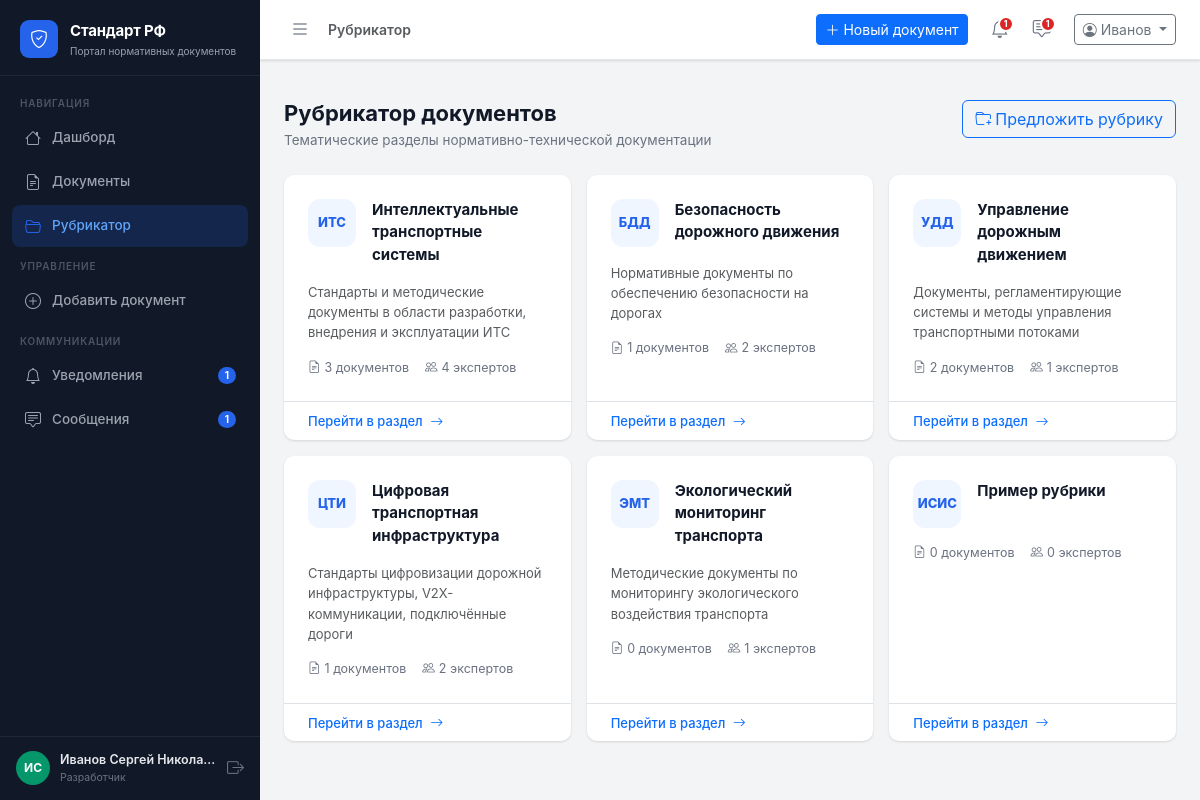
/rubrics/ (signed in), run on the app's committed database.
### app/models.py (models this page shows)
class User(db.Model):
    __tablename__ = 'users'
    id           = db.Column(db.Integer, primary_key=True)
    username     = db.Column(db.String(80), unique=True, nullable=False)
    email        = db.Column(db.String(120), unique=True, nullable=False)
    password     = db.Column(db.String(200), nullable=False, default='demo123')
    role         = db.Column(db.String(20), nullable=False)   # admin | org | expert
    full_name    = db.Column(db.String(200))
    organization = db.Column(db.String(300))
    position     = db.Column(db.String(200))
    created_at   = db.Column(db.DateTime, default=datetime.utcnow)
    phone        = db.Column(db.String(20))
    is_active    = db.Column(db.Boolean, default=True)
    org_id       = db.Column(db.Integer, db.ForeignKey('users.id'), nullable=True)
    rubric_id    = db.Column(db.Integer, db.ForeignKey('rubrics.id'), nullable=True)
    documents     = db.relationship('Document', backref='author', lazy=True,
                                    foreign_keys='Document.author_id')
    comments      = db.relationship('Comment', backref='author', lazy=True)
    notifications = db.relationship('Notification', backref='user', lazy=True)
    def get_initials(self):
        if self.full_name:
            parts = self.full_name.split()
            if len(parts) >= 2:
                return f"{parts[0][0]}{parts[1][0]}".upper()
            return self.full_name[:2].upper()
        return self.username[:2].upper()
    def role_label(self):
        return {'admin': 'Сис. администратор', 'org': 'Разработчик', 'organization': 'Организация', 'expert': 'Эксперт'}.get(self.role, self.role)
    def unread_notifications(self):
        return Notification.query.filter_by(user_id=self.id, is_read=False).count()
    def unread_messages(self):
        return Message.query.filter_by(receiver_id=self.id, is_read=False).count()

class Rubric(db.Model):
    __tablename__ = 'rubrics'
    id          = db.Column(db.Integer, primary_key=True)
    code        = db.Column(db.String(20), unique=True, nullable=False)
    name        = db.Column(db.String(200), nullable=False)
    description = db.Column(db.Text)
    created_at  = db.Column(db.DateTime, default=datetime.utcnow)
    documents = db.relationship('Document', backref='rubric', lazy=True)
    def expert_count(self):
        return RubricExpert.query.filter_by(rubric_id=self.id).count()
    def document_count(self):
        return Document.query.filter_by(rubric_id=self.id).count()

### app/routes/rubrics.py (the view)
@rubrics_bp.route('/')
@login_required
def index():
    user    = get_current_user()
    rubrics = Rubric.query.all()
    return render_template('rubrics/index.html', rubrics=rubrics, user=user)

### app/utils.py (called while the page is built)
def login_required(f):
    @wraps(f)
    def decorated(*args, **kwargs):
        if 'user_id' not in session:
            return redirect(url_for('auth.login'))
        return f(*args, **kwargs)
    return decorated

def get_current_user():
    if 'user_id' in session:
        return User.query.get(session['user_id'])
    return None

### app/templates/rubrics/index.html (shortened to what this page needs)
{% extends 'base.html' %}
{% block page_title %}Рубрикатор{% endblock %}
{% block content %}
<div class="page-header d-flex align-items-start justify-content-between">
  <div>
    <h1>Рубрикатор документов</h1>
    <p>Тематические разделы нормативно-технической документации</p>
  </div>
  {% if user.role == 'org' %}
  <button class="btn btn-outline-primary" data-bs-toggle="modal" data-bs-target="#proposeRubricModal">
    <i class="bi bi-folder-plus me-1"></i>Предложить рубрику
  </button>
  {% endif %}
</div>
<div class="row g-3">
  {% for rubric in rubrics %}
  <div class="col-sm-6 col-xl-4">
    <a href="{{ url_for('rubrics.detail', rubric_id=rubric.id) }}"
       class="card text-decoration-none h-100" style="transition:box-shadow .18s,transform .18s;"
       onmouseover="this.style.boxShadow='0 4px 16px rgba(0,0,0,.1)';this.style.transform='translateY(-2px)'"
       onmouseout="this.style.boxShadow='';this.style.transform=''">
      <div class="card-body p-4">
        <div class="d-flex align-items-start gap-3 mb-3">
          <div style="width:48px;height:48px;background:#eff6ff;border-radius:12px;
                      display:flex;align-items:center;justify-content:center;
                      font-size:13px;font-weight:800;color:#2563eb;flex-shrink:0;">
            {{ rubric.code }}
          </div>
          <div>
            <div class="fw-bold" style="font-size:15px;color:#111827;">{{ rubric.name }}</div>
          </div>
        </div>
        {% if rubric.description %}
        <p class="text-muted mb-3" style="font-size:13px;line-height:1.55;">
          {{ rubric.description | truncate(110) }}
        </p>
        {% endif %}
        <div class="d-flex gap-3 mt-auto" style="font-size:12.5px;color:#6b7280;">
          <span><i class="bi bi-file-earmark-text me-1"></i>{{ rubric.document_count() }} документов</span>
          <span><i class="bi bi-people me-1"></i>{{ rubric.expert_count() }} экспертов</span>
        </div>
      </div>
      <div class="card-footer bg-transparent border-top py-2 px-4">
        <span class="text-primary" style="font-size:13px;font-weight:500;">
          Перейти в раздел <i class="bi bi-arrow-right ms-1"></i>
        </span>
      </div>
    </a>
  </div>
  {% endfor %}
</div>
{% endblock %}

### app/templates/base.html (shortened to what this page needs)
<!DOCTYPE html>
<html lang="ru">
<head>
  <link rel="stylesheet"
        href="https://cdn.jsdelivr.net/npm/bootstrap@5.3.3/dist/css/bootstrap.min.css" />
  <link rel="stylesheet"
        href="https://cdn.jsdelivr.net/npm/bootstrap-icons@1.11.3/font/bootstrap-icons.min.css" />
  <link rel="stylesheet" href="{{ url_for('static', filename='css/main.css') }}" />
</head>
<body>
<aside class="sidebar" id="sidebar">
  <div class="sidebar-brand">
    <div class="brand-icon"><i class="bi bi-shield-check"></i></div>
    <div class="brand-text">
      <span class="brand-title">Стандарт РФ</span>
      <span class="brand-sub">Портал нормативных документов</span>
    </div>
  </div>
  <nav class="sidebar-nav">
    <div class="nav-section-label">Навигация</div>
    <a href="{{ url_for('main.dashboard') }}"
       class="nav-link {% if request.endpoint == 'main.dashboard' %}active{% endif %}"
       data-title="Дашборд">
      <i class="bi bi-house"></i><span>Дашборд</span>
    </a>
    <a href="{{ url_for('documents.list_documents') }}"
       class="nav-link {% if request.blueprint == 'documents' and request.endpoint != 'documents.add' %}active{% endif %}"
       data-title="Документы">
      <i class="bi bi-file-earmark-text"></i><span>Документы</span>
    </a>
    <a href="{{ url_for('rubrics.index') }}"
       class="nav-link {% if request.blueprint == 'rubrics' %}active{% endif %}"
       data-title="Рубрикатор">
      <i class="bi bi-folder2-open"></i><span>Рубрикатор</span>
    </a>
    {% if session.role in ('admin', 'org', 'organization') %}
    <div class="nav-section-label mt-2">Управление</div>
    {% if session.role == 'org' %}
    <a href="{{ url_for('documents.add') }}"
       class="nav-link {% if request.endpoint == 'documents.add' %}active{% endif %}"
       data-title="Добавить документ">
      <i class="bi bi-plus-circle"></i><span>Добавить документ</span>
    </a>
    {% endif %}
    {% endif %}
    <div class="nav-section-label mt-2">Коммуникации</div>
    <a href="{{ url_for('notifications.index') }}"
       class="nav-link {% if request.blueprint == 'notifications' %}active{% endif %}"
       data-title="Уведомления">
      <i class="bi bi-bell"></i><span>Уведомления</span>
      {% set unread_n = current_user.unread_notifications() if current_user else 0 %}
      {% if unread_n > 0 %}
      <span class="nav-badge">{{ unread_n }}</span>
      {% endif %}
    </a>
    <a href="{{ url_for('messages.index') }}"
       class="nav-link {% if request.blueprint == 'messages' %}active{% endif %}"
       data-title="Сообщения">
      <i class="bi bi-chat-square-text"></i><span>Сообщения</span>
      {% set unread_m = current_user.unread_messages() if current_user else 0 %}
      {% if unread_m > 0 %}
      <span class="nav-badge">{{ unread_m }}</span>
      {% endif %}
    </a>
  </nav>
  <div class="sidebar-footer">
    <div class="user-card">
      {% set _avatar_colors = ['#2563eb','#7c3aed','#059669','#d97706','#dc2626'] %}
      <div class="user-avatar" style="background:{{ _avatar_colors[(current_user.id % _avatar_colors|length) if current_user else 0] }}">
        {{ current_user.get_initials() if current_user else '?' }}
      </div>
      <div class="user-info">
        <div class="user-name">{{ session.full_name or 'Гость' }}</div>
        <div class="user-role">{{ current_user.role_label() if current_user else '' }}</div>
      </div>
    </div>
    <a href="{{ url_for('auth.logout') }}" class="btn-logout" title="Выйти">
      <i class="bi bi-box-arrow-right"></i>
    </a>
  </div>
</aside>
<div class="main-wrapper">
  <header class="topbar">
    <button class="sidebar-toggle" id="sidebarToggle">
      <i class="bi bi-list"></i>
    </button>
    <div class="topbar-breadcrumb">
      {% block breadcrumb %}
      <span class="text-muted">{% block page_title %}{% endblock %}</span>
      {% endblock %}
    </div>
    <div class="topbar-actions ms-auto">
      {% if session.role == 'org' %}
      <a href="{{ url_for('documents.add') }}" class="btn btn-primary btn-sm me-2">
        <i class="bi bi-plus-lg me-1"></i>Новый документ
      </a>
      {% endif %}
      <a href="{{ url_for('notifications.index') }}" class="topbar-icon-btn" title="Уведомления">
        {% set unread_n = current_user.unread_notifications() if current_user else 0 %}
        {% if unread_n > 0 %}<span class="dot-badge">{{ unread_n }}</span>{% endif %}
      </a>
      <a href="{{ url_for('messages.index') }}" class="topbar-icon-btn" title="Сообщения">
        {% set unread_m = current_user.unread_messages() if current_user else 0 %}
        {% if unread_m > 0 %}<span class="dot-badge">{{ unread_m }}</span>{% endif %}
      </a>
      <div class="dropdown ms-2">
        <button class="btn btn-outline-secondary btn-sm dropdown-toggle" data-bs-toggle="dropdown">
          <i class="bi bi-person-circle me-1"></i>{{ session.full_name.split()[0] if session.full_name else 'Гость' }}
        </button>
      </div>
    </div>
  </header>
  <div class="flash-container">
  </div>
  <main class="page-content">
    {% block content %}{% endblock %}
  </main>
</div>
</body>
</html>

### data on the page
User: full_name "ИС", role "Разработчик"
Rubric: code "ИТС", name "Интеллектуальные транспортные системы", description "Стандарты и методические документы в области разработки, внедрения и эксплуатации ИТС", document_count "3", expert_count "4"
Rubric: code "БДД", name "Безопасность дорожного движения", description "Нормативные документы по обеспечению безопасности на дорогах", document_count "1", expert_count "2"
Rubric: code "УДД", name "Управление дорожным движением", description "Документы, регламентирующие системы и методы управления транспортными потоками", document_count "2", expert_count "1"
Rubric: code "ЦТИ", name "Цифровая транспортная инфраструктура", description "Стандарты цифровизации дорожной инфраструктуры, V2X-коммуникации, подключённые дороги", document_count "1", expert_count "2"
Rubric: code "ЭМТ", name "Экологический мониторинг транспорта", description "Методические документы по мониторингу экологического воздействия транспорта", document_count "0", expert_count "1"
Rubric: code "ИСИС", name "Пример рубрики", document_count "0", expert_count "0"

### other printed values
{{ unread_n }} "1"
{{ unread_m }} "1"
{{ session.full_name or 'Гость' }} "Иванов Сергей Никола…"
{{ session.full_name.split()[0] if session.full_name else 'Гость' }} "Иванов"
